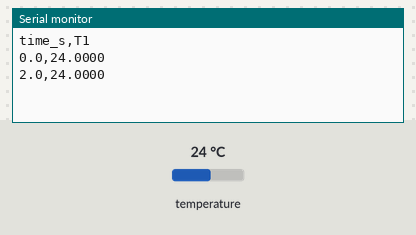
The sketch below on a simulated Arduino Uno, built with avr-gcc and run on an emulated ATmega328P. On the bench: the last lines printed to the serial monitor. The test bench sets the inputs (shaded band); at power-on: temperature 24 °C.

Above: at 3.5 s.
3.6 s: temperature set to 12 °C
At 6.0 s:
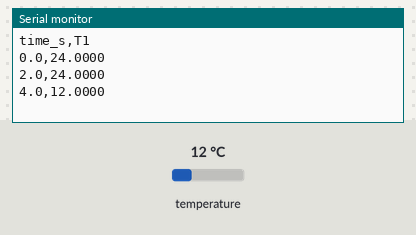
6.4 s: temperature set to 19 °C
At 7.5 s:
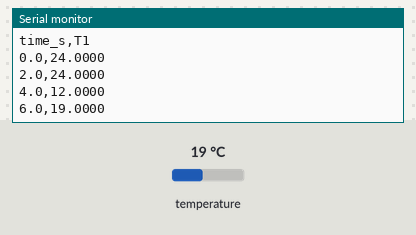
Timing chart, 0 to 9.4 s (numbered marks = the images above; inputs shaded):
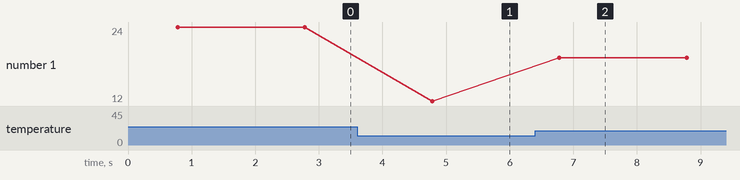

The sketch:

ds18b20_logger.ino
```cpp
// Cooling-curve logger: up to 3 DS18B20 probes on one data pin.
// Prints CSV to serial:  time_s,T1,T2,T3   every LOG_INTERVAL_MS.
//
// Wiring (each probe): red -> 5V, black -> GND, yellow (data) -> pin 2,
// with ONE 4.7 kOhm pull-up resistor between data and 5V (shared by all probes).
//
// Libraries (Arduino IDE > Library Manager): "OneWire" and "DallasTemperature".

#include <OneWire.h>
#include <DallasTemperature.h>

const int ONE_WIRE_PIN = 2;
const unsigned long LOG_INTERVAL_MS = 2000;   // 2 s between readings
const int MAX_PROBES = 3;

OneWire oneWire(ONE_WIRE_PIN);
DallasTemperature sensors(&oneWire);
DeviceAddress addr[MAX_PROBES];
int nProbes = 0;
unsigned long t0;

void setup() {
  Serial.begin(115200);
  sensors.begin();
  nProbes = min((int)sensors.getDeviceCount(), MAX_PROBES);
  for (int i = 0; i < nProbes; i++) {
    sensors.getAddress(addr[i], i);
    sensors.setResolution(addr[i], 12);        // 0.0625 C steps, ~750 ms conversion
  }
  sensors.setWaitForConversion(true);
  Serial.print("time_s");
  for (int i = 0; i < nProbes; i++) { Serial.print(",T"); Serial.print(i + 1); }
  Serial.println();
  t0 = millis();
}

void loop() {
  static unsigned long next = 0;
  unsigned long now = millis();
  if (now < next) return;
  next = now + LOG_INTERVAL_MS;

  sensors.requestTemperatures();
  Serial.print((now - t0) / 1000.0, 1);
  for (int i = 0; i < nProbes; i++) {
    Serial.print(",");
    float c = sensors.getTempC(addr[i]);
    if (c == DEVICE_DISCONNECTED_C) Serial.print("nan");
    else Serial.print(c, 4);
  }
  Serial.println();
}
```

Measured:
- after the input at 3.6 s, the serial monitor: prints a new line after 1.2 s (image 1)
- after the input at 6.4 s, the serial monitor: prints a new line after 0.38 s (image 2)
- plotted number 1: 24 → 12 after the input at 3.6 s, 12 → 19 after the input at 6.4 s
